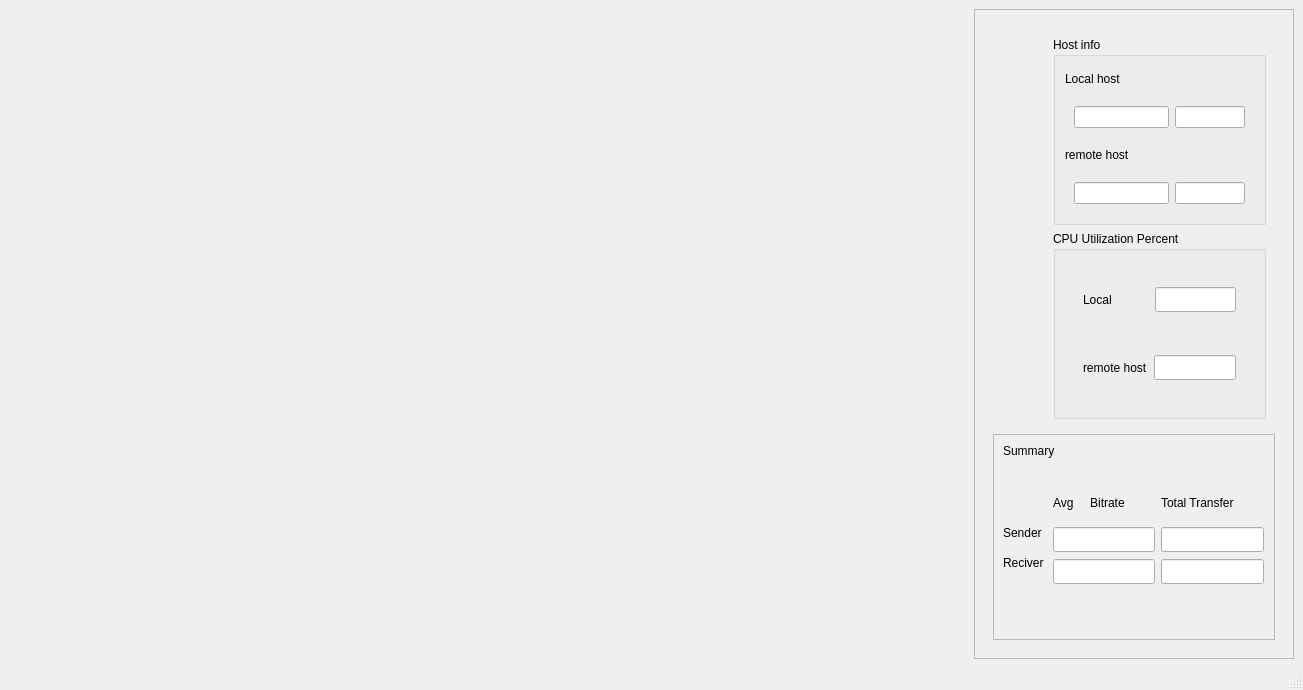
<?xml version="1.0" encoding="UTF-8"?>
<ui version="4.0">
 <class>MainWindow</class>
 <widget class="QMainWindow" name="MainWindow">
  <property name="geometry">
   <rect>
    <x>0</x>
    <y>0</y>
    <width>1303</width>
    <height>690</height>
   </rect>
  </property>
  <property name="windowTitle">
   <string>MainWindow</string>
  </property>
  <widget class="QWidget" name="centralwidget">
   <layout class="QVBoxLayout" name="verticalLayout_10">
    <item>
     <layout class="QHBoxLayout" name="horizontalLayout_6">
      <item>
       <widget class="QWidget" name="widget_graph" native="true">
        <property name="sizePolicy">
         <sizepolicy hsizetype="Expanding" vsizetype="Expanding">
          <horstretch>0</horstretch>
          <verstretch>0</verstretch>
         </sizepolicy>
        </property>
        <property name="minimumSize">
         <size>
          <width>480</width>
          <height>500</height>
         </size>
        </property>
       </widget>
      </item>
      <item>
       <widget class="QFrame" name="rigth">
        <property name="minimumSize">
         <size>
          <width>320</width>
          <height>0</height>
         </size>
        </property>
        <property name="frameShape">
         <enum>QFrame::StyledPanel</enum>
        </property>
        <property name="frameShadow">
         <enum>QFrame::Raised</enum>
        </property>
        <layout class="QVBoxLayout" name="verticalLayout_8">
         <item>
          <widget class="QFrame" name="top">
           <property name="frameShape">
            <enum>QFrame::NoFrame</enum>
           </property>
           <property name="frameShadow">
            <enum>QFrame::Raised</enum>
           </property>
           <layout class="QVBoxLayout" name="verticalLayout_9">
            <item alignment="Qt::AlignRight">
             <widget class="QFrame" name="frame">
              <property name="sizePolicy">
               <sizepolicy hsizetype="Fixed" vsizetype="Fixed">
                <horstretch>0</horstretch>
                <verstretch>0</verstretch>
               </sizepolicy>
              </property>
              <property name="minimumSize">
               <size>
                <width>231</width>
                <height>400</height>
               </size>
              </property>
              <property name="maximumSize">
               <size>
                <width>231</width>
                <height>400</height>
               </size>
              </property>
              <layout class="QVBoxLayout" name="verticalLayout_5">
               <item>
                <widget class="QGroupBox" name="groupBox_3">
                 <property name="title">
                  <string>Host info</string>
                 </property>
                 <layout class="QVBoxLayout" name="verticalLayout_6">
                  <property name="spacing">
                   <number>0</number>
                  </property>
                  <property name="leftMargin">
                   <number>0</number>
                  </property>
                  <property name="topMargin">
                   <number>0</number>
                  </property>
                  <property name="rightMargin">
                   <number>0</number>
                  </property>
                  <property name="bottomMargin">
                   <number>0</number>
                  </property>
                  <item>
                   <widget class="QWidget" name="widget_Client_info" native="true">
                    <layout class="QVBoxLayout" name="verticalLayout_2">
                     <item>
                      <layout class="QVBoxLayout" name="verticalLayout">
                       <item>
                        <widget class="QLabel" name="label">
                         <property name="text">
                          <string>Local host</string>
                         </property>
                        </widget>
                       </item>
                       <item>
                        <widget class="QWidget" name="widget" native="true">
                         <layout class="QHBoxLayout" name="horizontalLayout">
                          <item>
                           <widget class="QLineEdit" name="lineEdit_localip">
                            <property name="readOnly">
                             <bool>true</bool>
                            </property>
                           </widget>
                          </item>
                          <item>
                           <widget class="QLineEdit" name="lineEdit_localport">
                            <property name="sizePolicy">
                             <sizepolicy hsizetype="Preferred" vsizetype="Fixed">
                              <horstretch>0</horstretch>
                              <verstretch>0</verstretch>
                             </sizepolicy>
                            </property>
                            <property name="minimumSize">
                             <size>
                              <width>70</width>
                              <height>0</height>
                             </size>
                            </property>
                            <property name="maximumSize">
                             <size>
                              <width>70</width>
                              <height>16777215</height>
                             </size>
                            </property>
                            <property name="readOnly">
                             <bool>true</bool>
                            </property>
                           </widget>
                          </item>
                         </layout>
                        </widget>
                       </item>
                       <item>
                        <widget class="QLabel" name="label_2">
                         <property name="text">
                          <string>remote host</string>
                         </property>
                        </widget>
                       </item>
                       <item>
                        <widget class="QWidget" name="widget_2" native="true">
                         <layout class="QHBoxLayout" name="horizontalLayout_2">
                          <item>
                           <widget class="QLineEdit" name="lineEdit_remoteip">
                            <property name="readOnly">
                             <bool>true</bool>
                            </property>
                           </widget>
                          </item>
                          <item>
                           <widget class="QLineEdit" name="lineEdit_remoteport">
                            <property name="sizePolicy">
                             <sizepolicy hsizetype="Preferred" vsizetype="Fixed">
                              <horstretch>0</horstretch>
                              <verstretch>0</verstretch>
                             </sizepolicy>
                            </property>
                            <property name="minimumSize">
                             <size>
                              <width>70</width>
                              <height>0</height>
                             </size>
                            </property>
                            <property name="maximumSize">
                             <size>
                              <width>70</width>
                              <height>16777215</height>
                             </size>
                            </property>
                            <property name="readOnly">
                             <bool>true</bool>
                            </property>
                           </widget>
                          </item>
                         </layout>
                        </widget>
                       </item>
                      </layout>
                     </item>
                    </layout>
                   </widget>
                  </item>
                 </layout>
                </widget>
               </item>
               <item>
                <widget class="QGroupBox" name="groupBox_2">
                 <property name="title">
                  <string>CPU Utilization Percent</string>
                 </property>
                 <layout class="QHBoxLayout" name="horizontalLayout_5">
                  <item>
                   <widget class="QWidget" name="widget_CPU" native="true">
                    <layout class="QVBoxLayout" name="verticalLayout_3">
                     <item>
                      <layout class="QVBoxLayout" name="verticalLayout_4">
                       <item>
                        <widget class="QWidget" name="widget_3" native="true">
                         <layout class="QHBoxLayout" name="horizontalLayout_3">
                          <item>
                           <widget class="QLabel" name="label_3">
                            <property name="text">
                             <string>Local </string>
                            </property>
                           </widget>
                          </item>
                          <item>
                           <spacer name="horizontalSpacer">
                            <property name="orientation">
                             <enum>Qt::Horizontal</enum>
                            </property>
                            <property name="sizeHint" stdset="0">
                             <size>
                              <width>62</width>
                              <height>20</height>
                             </size>
                            </property>
                           </spacer>
                          </item>
                          <item>
                           <widget class="QLineEdit" name="lineEdit_localCpu">
                            <property name="sizePolicy">
                             <sizepolicy hsizetype="Preferred" vsizetype="Fixed">
                              <horstretch>0</horstretch>
                              <verstretch>0</verstretch>
                             </sizepolicy>
                            </property>
                            <property name="maximumSize">
                             <size>
                              <width>120</width>
                              <height>25</height>
                             </size>
                            </property>
                            <property name="readOnly">
                             <bool>true</bool>
                            </property>
                           </widget>
                          </item>
                         </layout>
                        </widget>
                       </item>
                       <item>
                        <widget class="QWidget" name="widget_4" native="true">
                         <layout class="QHBoxLayout" name="horizontalLayout_4">
                          <item>
                           <widget class="QLabel" name="label_4">
                            <property name="text">
                             <string>remote host</string>
                            </property>
                           </widget>
                          </item>
                          <item>
                           <widget class="QLineEdit" name="lineEdit_remotecpu">
                            <property name="maximumSize">
                             <size>
                              <width>16777215</width>
                              <height>25</height>
                             </size>
                            </property>
                            <property name="readOnly">
                             <bool>true</bool>
                            </property>
                           </widget>
                          </item>
                         </layout>
                        </widget>
                       </item>
                      </layout>
                     </item>
                    </layout>
                   </widget>
                  </item>
                 </layout>
                </widget>
               </item>
              </layout>
             </widget>
            </item>
            <item>
             <widget class="QFrame" name="bottom">
              <property name="frameShape">
               <enum>QFrame::StyledPanel</enum>
              </property>
              <property name="frameShadow">
               <enum>QFrame::Raised</enum>
              </property>
              <layout class="QVBoxLayout" name="verticalLayout_11">
               <item>
                <widget class="QLabel" name="label_5">
                 <property name="sizePolicy">
                  <sizepolicy hsizetype="Fixed" vsizetype="Fixed">
                   <horstretch>0</horstretch>
                   <verstretch>0</verstretch>
                  </sizepolicy>
                 </property>
                 <property name="text">
                  <string>Summary</string>
                 </property>
                </widget>
               </item>
               <item>
                <widget class="QWidget" name="widget_summaryplot" native="true">
                 <widget class="QLabel" name="label_6">
                  <property name="geometry">
                   <rect>
                    <x>0</x>
                    <y>60</y>
                    <width>51</width>
                    <height>17</height>
                   </rect>
                  </property>
                  <property name="text">
                   <string>Sender</string>
                  </property>
                 </widget>
                 <widget class="QLabel" name="label_7">
                  <property name="geometry">
                   <rect>
                    <x>0</x>
                    <y>90</y>
                    <width>51</width>
                    <height>17</height>
                   </rect>
                  </property>
                  <property name="text">
                   <string>Reciver</string>
                  </property>
                 </widget>
                 <widget class="QWidget" name="">
                  <property name="geometry">
                   <rect>
                    <x>50</x>
                    <y>20</y>
                    <width>211</width>
                    <height>101</height>
                   </rect>
                  </property>
                  <layout class="QHBoxLayout" name="horizontalLayout_7">
                   <item>
                    <layout class="QVBoxLayout" name="verticalLayout_7">
                     <item>
                      <widget class="QLabel" name="label_8">
                       <property name="minimumSize">
                        <size>
                         <width>79</width>
                         <height>35</height>
                        </size>
                       </property>
                       <property name="maximumSize">
                        <size>
                         <width>79</width>
                         <height>35</height>
                        </size>
                       </property>
                       <property name="text">
                        <string>Avg     Bitrate</string>
                       </property>
                       <property name="wordWrap">
                        <bool>true</bool>
                       </property>
                      </widget>
                     </item>
                     <item>
                      <widget class="QLineEdit" name="lineEdit_senderavgbitrate">
                       <property name="minimumSize">
                        <size>
                         <width>79</width>
                         <height>25</height>
                        </size>
                       </property>
                      </widget>
                     </item>
                     <item>
                      <widget class="QLineEdit" name="lineEdit_reciveravgbitrate">
                       <property name="maximumSize">
                        <size>
                         <width>1000</width>
                         <height>25</height>
                        </size>
                       </property>
                      </widget>
                     </item>
                    </layout>
                   </item>
                   <item>
                    <layout class="QVBoxLayout" name="verticalLayout_12">
                     <item>
                      <widget class="QLabel" name="label_9">
                       <property name="minimumSize">
                        <size>
                         <width>80</width>
                         <height>35</height>
                        </size>
                       </property>
                       <property name="maximumSize">
                        <size>
                         <width>80</width>
                         <height>35</height>
                        </size>
                       </property>
                       <property name="lineWidth">
                        <number>2</number>
                       </property>
                       <property name="text">
                        <string>Total Transfer</string>
                       </property>
                       <property name="wordWrap">
                        <bool>true</bool>
                       </property>
                      </widget>
                     </item>
                     <item>
                      <widget class="QLineEdit" name="lineEdit_senderTotalTransfer">
                       <property name="minimumSize">
                        <size>
                         <width>80</width>
                         <height>25</height>
                        </size>
                       </property>
                       <property name="maximumSize">
                        <size>
                         <width>1000</width>
                         <height>25</height>
                        </size>
                       </property>
                      </widget>
                     </item>
                     <item>
                      <widget class="QLineEdit" name="lineEdit_receiverrtotaltransfer">
                       <property name="minimumSize">
                        <size>
                         <width>80</width>
                         <height>25</height>
                        </size>
                       </property>
                       <property name="maximumSize">
                        <size>
                         <width>1000</width>
                         <height>25</height>
                        </size>
                       </property>
                      </widget>
                     </item>
                    </layout>
                   </item>
                  </layout>
                 </widget>
                </widget>
               </item>
              </layout>
             </widget>
            </item>
           </layout>
          </widget>
         </item>
        </layout>
       </widget>
      </item>
     </layout>
    </item>
   </layout>
  </widget>
  <widget class="QMenuBar" name="menubar">
   <property name="geometry">
    <rect>
     <x>0</x>
     <y>0</y>
     <width>1303</width>
     <height>22</height>
    </rect>
   </property>
  </widget>
  <widget class="QStatusBar" name="statusbar"/>
 </widget>
 <resources/>
 <connections/>
</ui>
